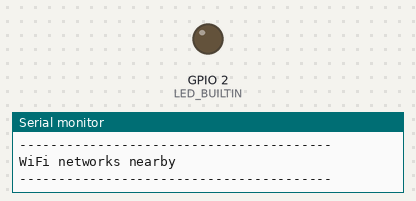
The sketch below on a simulated ESP8266 (Wemos D1 mini). Shown: output pins drawn as LEDs (lit = HIGH, except the on-board LED, lit = LOW), the last lines printed to the serial monitor. A WiFi scan finds three made-up networks.

Above: at 1.3 s.
At 12.5 s:
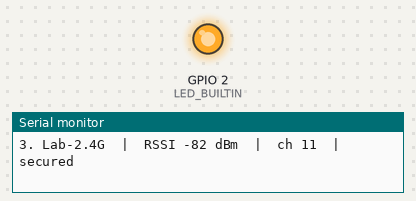
Timing chart, 0 to 13.3 s (numbered marks = the images above):
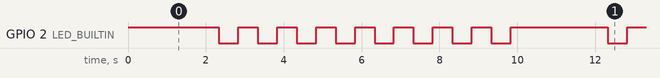

Measured:
- by itself, GPIO 2 (LED_BUILTIN): repeats every 10.0 s: 7 × (HIGH 0.50 s, LOW 0.50 s), HIGH 2.5 s, LOW 0.50 s
- by itself, everything shown: repeats every 10.0 s, in 16 steps

The sketch:

esp8266-wifi-scan.ino
```cpp
/*
  ESP8266 Welcome - blink + WiFi scanner
  --------------------------------------
  What it does (no WiFi password needed):
  1. Blinks the built-in LED so you know the board is alive
  2. Scans for nearby WiFi networks every 10 seconds
  3. Prints results on the Serial Monitor at 115200 baud

  Board: most ESP8266 boards (NodeMCU, Wemos D1 mini, etc.)
  Upload with: esp8266:esp8266:nodemcuv2  (or d1_mini)
*/

#include <ESP8266WiFi.h>

// ESP8266 built-in LED is usually active-LOW (ON = LOW).
// LED_BUILTIN is defined by the board package (GPIO2 on NodeMCU/D1 mini).
#ifndef LED_BUILTIN
#define LED_BUILTIN 2
#endif

const unsigned long SCAN_INTERVAL_MS = 10000; // scan every 10 seconds
unsigned long lastScanMs = 0;
unsigned long lastBlinkMs = 0;
bool ledOn = false;

void printDivider(const char *title) {
  Serial.println();
  Serial.println(F("----------------------------------------"));
  Serial.println(title);
  Serial.println(F("----------------------------------------"));
}

void blinkOnce() {
  digitalWrite(LED_BUILTIN, LOW);  // ON
  delay(150);
  digitalWrite(LED_BUILTIN, HIGH); // OFF
  delay(150);
}

void setup() {
  pinMode(LED_BUILTIN, OUTPUT);
  digitalWrite(LED_BUILTIN, HIGH); // LED off at boot

  Serial.begin(115200);
  delay(200); // let USB serial settle

  printDivider("ESP8266 Welcome Sketch v1.0");
  Serial.print(F("Chip ID: "));
  Serial.println(ESP.getChipId());
  Serial.print(F("CPU MHz: "));
  Serial.println(F_CPU / 1000000);
  Serial.print(F("Free heap: "));
  Serial.println(ESP.getFreeHeap());

  WiFi.mode(WIFI_STA);
  WiFi.disconnect();
  delay(100);

  printDivider("Ready - scanning WiFi...");
}

void scanWiFi() {
  printDivider("WiFi networks nearby");

  int n = WiFi.scanNetworks();
  if (n == 0) {
    Serial.println(F("No networks found."));
    return;
  }
  if (n < 0) {
    Serial.println(F("WiFi scan failed."));
    return;
  }

  Serial.print(F("Found "));
  Serial.print(n);
  Serial.println(F(" network(s):"));
  Serial.println();

  for (int i = 0; i < n; i++) {
    // SSID may contain spaces - print with index and signal bars
    Serial.print(i + 1);
    Serial.print(F(". "));
    Serial.print(WiFi.SSID(i));
    Serial.print(F("  |  RSSI "));
    Serial.print(WiFi.RSSI(i));
    Serial.print(F(" dBm  |  ch "));
    Serial.print(WiFi.channel(i));
    Serial.print(F("  |  "));
    Serial.println(WiFi.encryptionType(i) == ENC_TYPE_NONE ? F("OPEN") : F("secured"));
  }

  WiFi.scanDelete();
}

void loop() {
  // Fast blink while idle between scans (shows board is running)
  unsigned long now = millis();
  if (now - lastBlinkMs >= 500) {
    lastBlinkMs = now;
    ledOn = !ledOn;
    digitalWrite(LED_BUILTIN, ledOn ? LOW : HIGH);
  }

  if (now - lastScanMs >= SCAN_INTERVAL_MS || lastScanMs == 0) {
    lastScanMs = now;
    scanWiFi();
  }
}
```
